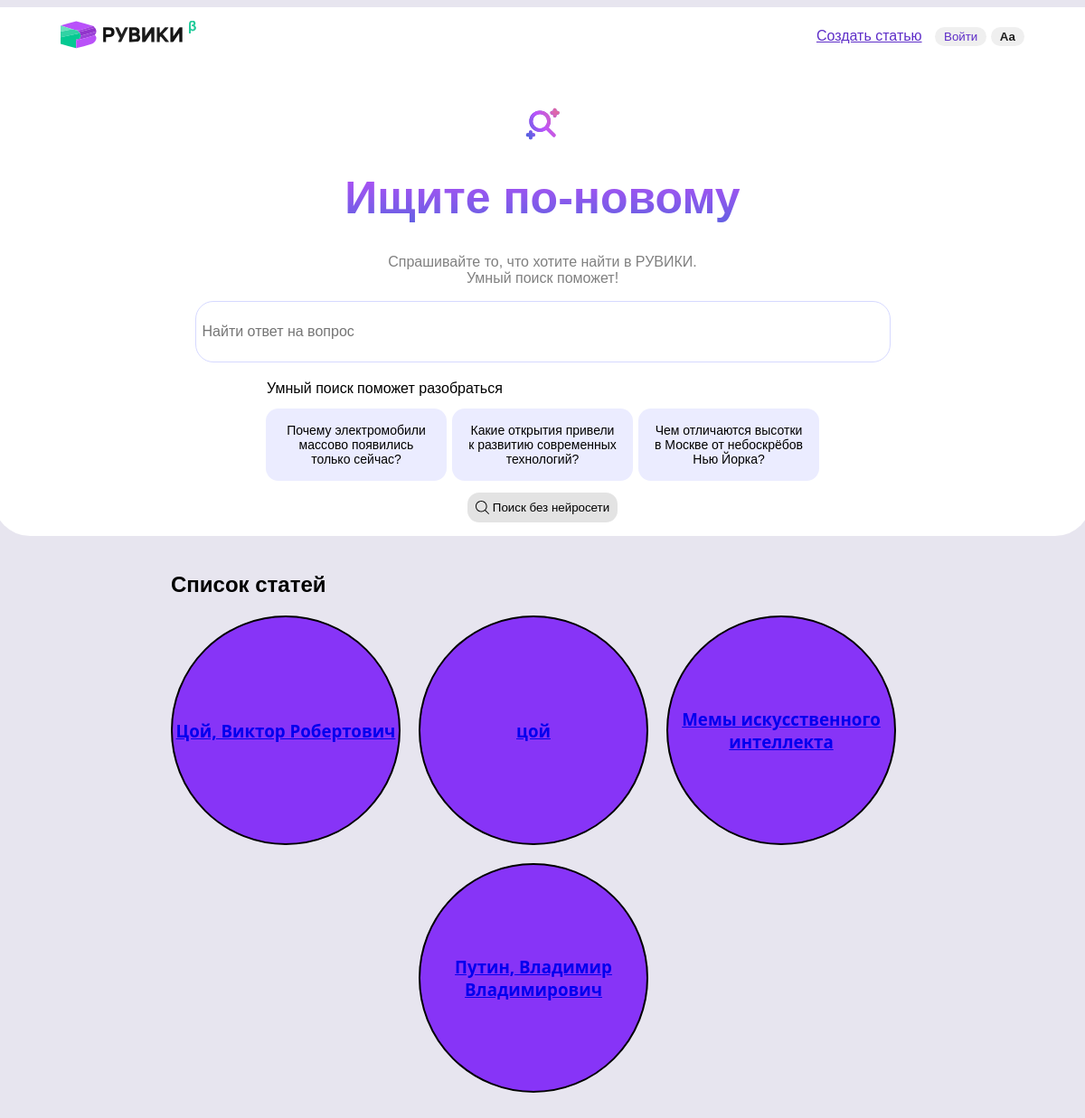
The page /index on the database as committed earlier.
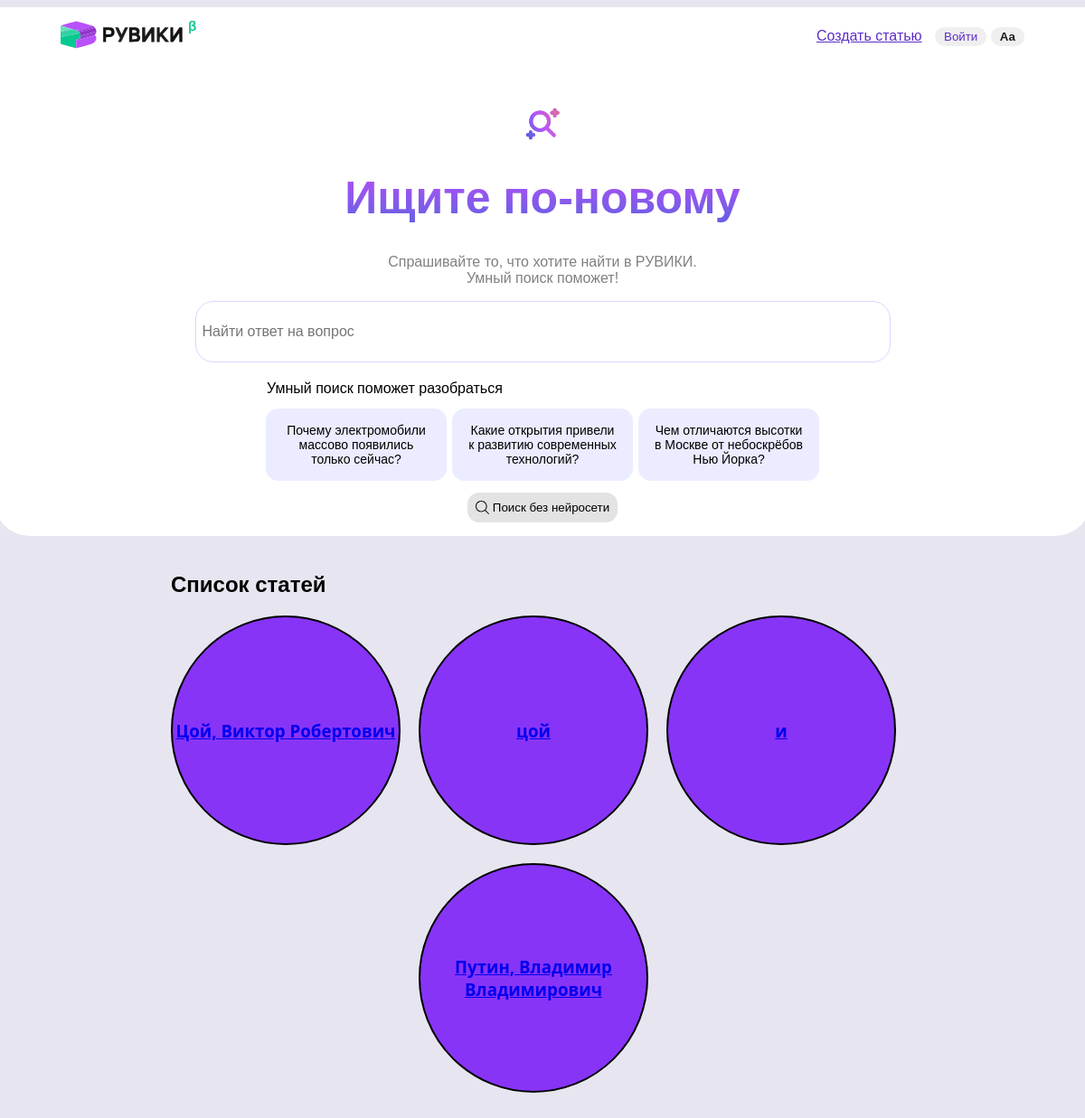
The same page on the database as committed later.
### tables this page shows
CREATE TABLE articles (
    id INTEGER PRIMARY KEY AUTOINCREMENT,
    title TEXT NOT NULL UNIQUE,
    content TEXT NOT NULL,
    photo TEXT NOT NULL
);

### server.py (the view)
@app.route('/')
@app.route('/index')
def index():
    articles = Database.get_all_articles()
    groups = []
    k = 3
    for i in range(0, len(articles), k):
        groups.append(articles[i:i+k])
    return render_template('ruwiki.html', groups=groups)

### database.py (called while the page is built)
    @staticmethod
    def get_all_articles():
        connection = sqlite3.connect(Database.DATABASE)
        cursor = connection.cursor()
        cursor.execute("SELECT * FROM articles")
        raw_articles = cursor.fetchall()
        articles = []
        for id, title, content, photo in raw_articles:
            article = Article(title, content, photo, id)
            articles.append(article)
        return articles

### templates/ruwiki.html (shortened to what this page needs)
<!DOCTYPE html>
<html>
<head>
    <link rel="stylesheet" href="../static/styles.css">
    <link rel="stylesheet" href="{{ url_for('static', filename='articles.css' ) }}">
</head>
<body>
    <div id="search_new">
        <div class="header">
            <div class="header_menu">
                <a href="#">
                    <img src="../static/logo.svg" alt="Лого РУВИКИ" id="ruwiki_icon" />
                </a>
                <div id="header_buttons">
                    <a class="button_create_article" href="{{ url_for('add_article') }}" >Создать статью</a>
                    <button class="button_login ">Войти</button>
                    <button class="button_change_font">Aа</button>
                </div>
            </div>
            <div class="centre_text" id="main">
                <img src="../static/lupa.svg" alt="Лупа РУВИКИ" class="img" />
                <h1>Ищите по-новому</h1>
                <p id="question">
                    Спрашивайте то, что хотите найти в РУВИКИ.
                    <br>
                    Умный поиск поможет!
                </p>
            </div>
            <div class="search_field">
                <input type="text" id="search_text" size="80"
                    placeholder="Найти ответ на вопрос">
            </div>
            <div class="smart-search-block">
                <div class="smart_search_text">
                    Умный поиск поможет разобраться
                </div>
                <div class="cards">
                    <button class="card_with_question"
                        onclick="alert('Привет!')">
                        Почему электромобили массово появились только сейчас?
                    </button>
                    <button class="card_with_question">
                        Какие открытия привели к развитию современных технологий?
                    </button>
                    <button class="card_with_question">
                        Чем отличаются высотки в Москве от небоскрёбов Нью Йорка?
                    </button>
                </div>
                <div class="search_button_block">
                    <button class="search_button">
                        <img src="../static/search.svg" alt="Иконка поиска" id="search_img" />
                        Поиск без нейросети
                    </button>
                </div>
            </div>
        </div>
    </div>
    <div id="head_for_you">
        <div class="article_table">
            <h2 class="article_table_name">Список статей</h2>
            <div class="article_table">
                {% for group in groups %}
                <div class="article_table_row">
                    {% for article in group %}
                    <div class="article_card">
                        <a href="{{ url_for('article', name=article.title)}}">
                            <h3>{{ article.title }}</h3>
                        </a>
                    </div>
                    {% endfor%}
                </div>
                {% endfor%}
            </div>
        </div>
    </div>
</body>
</html>

### static/styles.css (style rules this page uses)
body { font-family: "Gill", sans-serif; display: flex; flex-direction: column; align-items: center; background-color:#e7e5ef; }
h1 { color: transparent; font-size: 50px; background-image: linear-gradient(0deg, #6261E2, #b74ff7); background-clip: text; margin-top: 20px; }
#question { color:gray; }
.header { width: 100%; display: flex; flex-direction: column; align-items: center; }
.img { height: 58px; width: 58px; }
#main { text-align: center; }
.card_with_question { border: none; background-color: #ebecff; color: black; width: 200px; height: auto; padding: 16px; margin: 3px; border-radius: 14px; font-size: 14px; }
.cards { display: flex; justify-content: center; align-items: center; margin-bottom: 10px; }
.smart-search-block { display: flex; flex-direction: column; }
.smart_search_text { display: flex; justify-content: start; margin-bottom: 10px; margin-left: 4px; }
#search_img { width: 15px; height: 15px; margin-right: 4px; }
.search_button_block { display: flex; justify-content: center; }
.search_button { border: none; border-radius: 13px; padding: 9px; display: flex; justify-content: center; align-items: center; background-color: rgb(227, 227, 227); }
#ruwiki_icon { width: 150px; height: auto; }
.button_create_article { color: #5e2ec8; border: none; border-radius: 15px; padding: 3px 10px; cursor: pointer; }
.button_login { color: #5e2ec8; border: none; border-radius: 15px; padding: 3px 10px; cursor: pointer; }
.button_change_font { color: #1e1e1e; border: none; border-radius: 15px; padding: 3px 10px; cursor: pointer; font-weight: bold; }
.header_menu { width: 90%; display: flex; justify-content: space-between; align-items: center; margin-bottom: 50px; }
.search_field { width: 100%; display: flex; justify-content: center; margin-bottom: 20px; }
#search_text { border: 1px solid #d6d9ff; height: 64px; border-radius: 20px; font-size: 16px; text-indent: 5px; }
#search_new { background-color: white; width:100%; height: auto; padding:15px; border-bottom-left-radius: 40px; border-bottom-right-radius: 40px; }
#head_for_you { width: 100%; height: auto; display: flex; justify-content: center; }

### static/articles.css (style rules this page uses)
.article_card { width: 250px; height: 250px; background-color: #8734f7; border-radius: 50%; border: 2px solid black; font-family: system-ui, -apple-system, BlinkMacSystemFont, 'Segoe UI', Roboto, Oxygen, Ubuntu, Cantarell, 'Open Sans', 'Helvetica Neue', sans-serif; display: flex; justify-content: center; align-items: center; margin-right: 20px; margin-bottom: 20px; }
.article_card a { text-align: center; }
.article_table { margin-top: 20px; }
.article_table_row { display: flex; justify-content: center; }

Rows that differ between the two databases and show on the page:
changed articles (number 3 of 4 on the later page): title "Мемы искусственного интеллекта" → "и"
